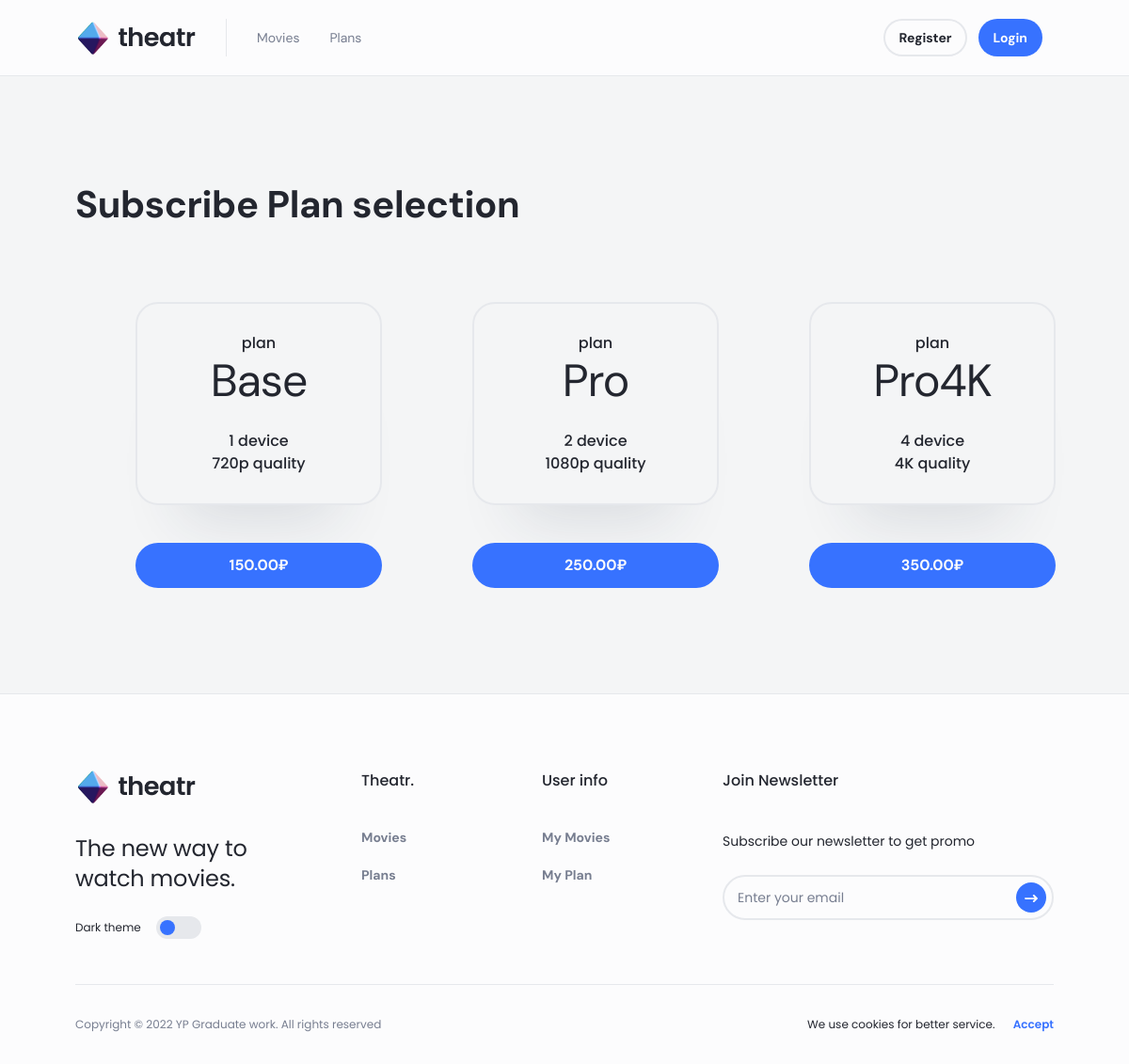
/subscribe_plans/, run on the app's committed database.
### front_end/models.py (models this page shows, shortened)
class PlanSubscriptionMovie(models.Model):
    uuid = models.UUIDField(default=uuid.uuid4())
    name = models.CharField(max_length=64, blank=True, null=True)
    price = models.DecimalField(decimal_places=2, max_digits=10, default=0)
    quality = models.CharField(max_length=64, blank=True, null=True)
    device = models.CharField(max_length=64, blank=True, null=True)
    class Meta:
        verbose_name = "Ценовой уровень подписки"
        verbose_name_plural = "Ценовые уровни подписок"

### front_end/views.py (the view)
# urls.py: path("subscribe_plans/", subscribe_plans, name="subscribe_plans"),
def subscribe_plans(request):
    subs = PlanSubscriptionMovie.objects.all()
    return render(request, "subscribe_plans.html", locals())

### front_end/context_processors.py (called while the page is built)
def getting_purchased_movies(request):
    pur_mov_uuids = []
    purchased_movies = PurchasedMovies.objects.filter(user__pk=request.user.pk)
    for mov in purchased_movies:
        pur_mov_uuids.append(mov.movie_id.uuid)
    return locals()

### templates/subscribe_plans.html (shortened to what this page needs)
{%extends 'layouts/base.html'%}
{%load static%}
{%block content%}
  <div class="outer__inner">
    <div class="section-bg collections">
      <div class="collections__center center">
        <div class="collections__wrapper">
          <h3 class="collections__title h3">Subscribe Plan selection</h3>
          <div class="collections__inner">
            <div class="collections__slider js-slider-collections">
              {% for sub in subs %}
              <div class="main__details">
                <div class="main__wrap">
                  <div class="main__info">plan</div>
                  <div class="main__currency">{{sub.name}}</div>
                  <div class="main__info">{{sub.device}} device</div>
                  <div class="main__info">{{sub.quality}} quality</div>
                </div>
                <div class="main__btns"><a class="button main__button" href="{% url 'front_end:payment_gate'%}?product_type=subs&subs_plan={{sub.uuid}}" data-effect="mfp-zoom-in">{{sub.price}}₽</a></div>
              </div>
              {% endfor %}
            </div>
          </div>
        </div>
      </div>
    </div>
  </div>
{%endblock%}

### data on the page
PlanSubscriptionMovie: name "Base", device "1", quality "720p", price "150.00"
PlanSubscriptionMovie: name "Pro", device "2", quality "1080p", price "250.00"
PlanSubscriptionMovie: name "Pro4K", device "4", quality "4K", price "350.00"
